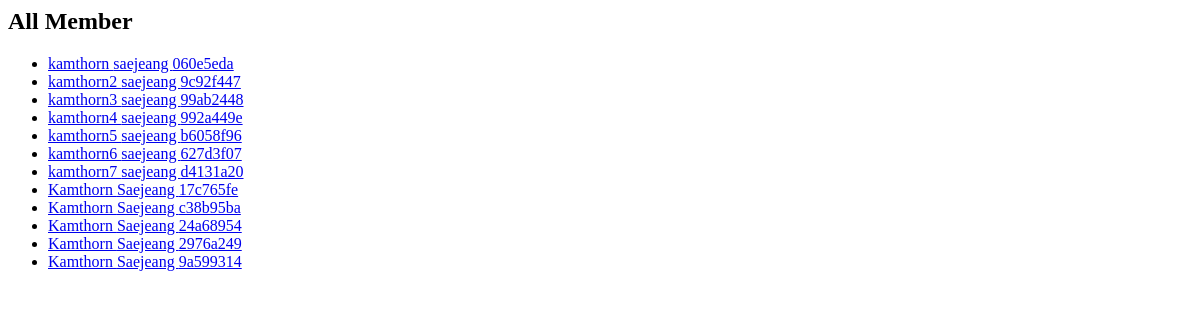
The app's page /adminsite/member/ with its own data.
### member/models.py (models this page shows)
class Member(User):
    def randomint():
        return uuid4().hex[:8]
    class Meta:
        db_table = 'bcb_member'
    user_ptr = models.OneToOneField(auto_created=True, on_delete=models.CASCADE,
                                    parent_link=True, primary_key=True, serialize=False, to=settings.AUTH_USER_MODEL, db_constraint=False)
    tel = models.CharField(max_length=10)
    birthday = models.DateField(null=True)
    gender = models.CharField(max_length=10)
    public = models.BooleanField(default=True)
    virtualid = models.CharField(
        max_length=8, default=randomint, unique=True)

### adminsite/views.py (the view)
# urls.py: path('member/', views.ListMember.as_view(), name='member'),
class ListMember(ListView):
    permission_required = 'is_staff'
    login_url = '/adminsite/login/'
    model = member_models.Member
    template_name = 'adminsite/member.html'
    def get_queryset(self):
        member = member_models.Member.objects.filter(
            is_staff=False)  # .filter(is_active=True)
        return member

### func/disable.py (called while the page is built)
    def process_request(self, request):
        setattr(request, '_dont_enforce_csrf_checks', True)

### template/adminsite/member.html (shortened to what this page needs)
{% extends 'adminsite/base_admin.html' %}
{% block content %}
<h2>All Member</h2>
<ul>
    {% for member in object_list %}
        <li>
            <a href="{% url 'member_detail' pk=member.pk %}">
                {{ member.first_name }} {{member.last_name}} {{member.virtualid}}
            </a>
        </li>
    {% endfor %}
</ul>
{% endblock %}

### records on screen
Member: first_name "kamthorn", last_name "saejeang", virtualid "060e5eda"
Member: first_name "kamthorn2", last_name "saejeang", virtualid "9c92f447"
Member: first_name "kamthorn3", last_name "saejeang", virtualid "99ab2448"
Member: first_name "kamthorn4", last_name "saejeang", virtualid "992a449e"
Member: first_name "kamthorn5", last_name "saejeang", virtualid "b6058f96"
Member: first_name "kamthorn6", last_name "saejeang", virtualid "627d3f07"
Member: first_name "kamthorn7", last_name "saejeang", virtualid "d4131a20"
Member: first_name "Kamthorn", last_name "Saejeang", virtualid "17c765fe"
Member: first_name "Kamthorn", last_name "Saejeang", virtualid "c38b95ba"
Member: first_name "Kamthorn", last_name "Saejeang", virtualid "24a68954"
Member: first_name "Kamthorn", last_name "Saejeang", virtualid "2976a249"
Member: first_name "Kamthorn", last_name "Saejeang", virtualid "9a599314"
